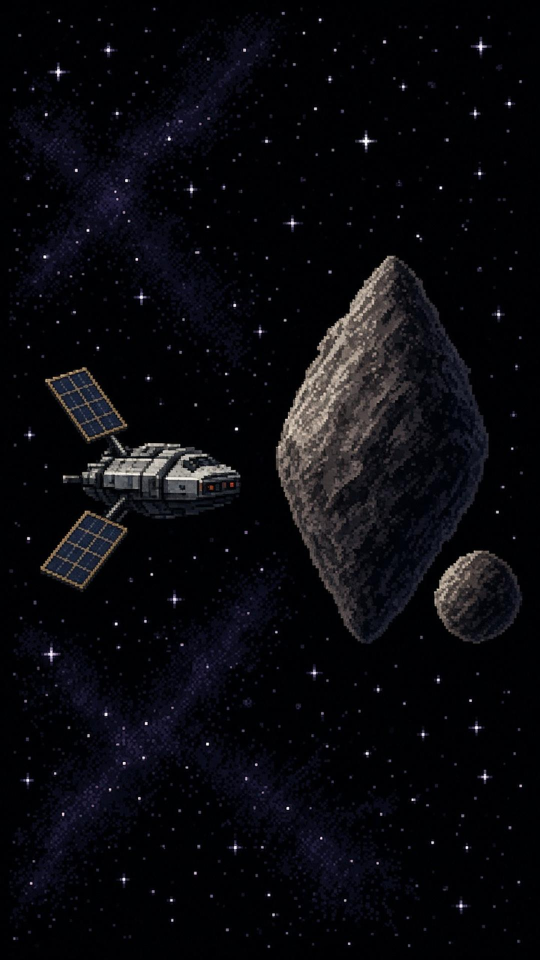
#> input picture proyectos/2026-11-16_hera-didymos/frames/scene_001.jpg, 1080 x 1920 px (shown at 1/2 size)
$ python -i frames.py   (imports and definitions only)
#> lines starting #> are read from the running program, lines starting #| are printed output that depends on the picture
import json, os, sys, urllib.request, time
from PIL import Image, ImageFilter, ImageEnhance
from commons import search, UA
from specs import SPECS
W,H=1080,1920
def prep(src, dst):
#> called with dst = 'out.png'
    im=Image.open(src).convert('RGB')
#> im is the input picture: PIL image 1080x1920 RGB; mean R, G, B 10, 9.7, 13.8
    bg=im.copy(); r=max(W/bg.width,H/bg.height); bg=bg.resize((int(bg.width*r)+1,int(bg.height*r)+1))
#> after `r = max(W / bg.width, H / bg.height)`: r = 1
    bg=bg.crop(((bg.width-W)//2,(bg.height-H)//2,(bg.width-W)//2+W,(bg.height-H)//2+H)).filter(ImageFilter.GaussianBlur(40))
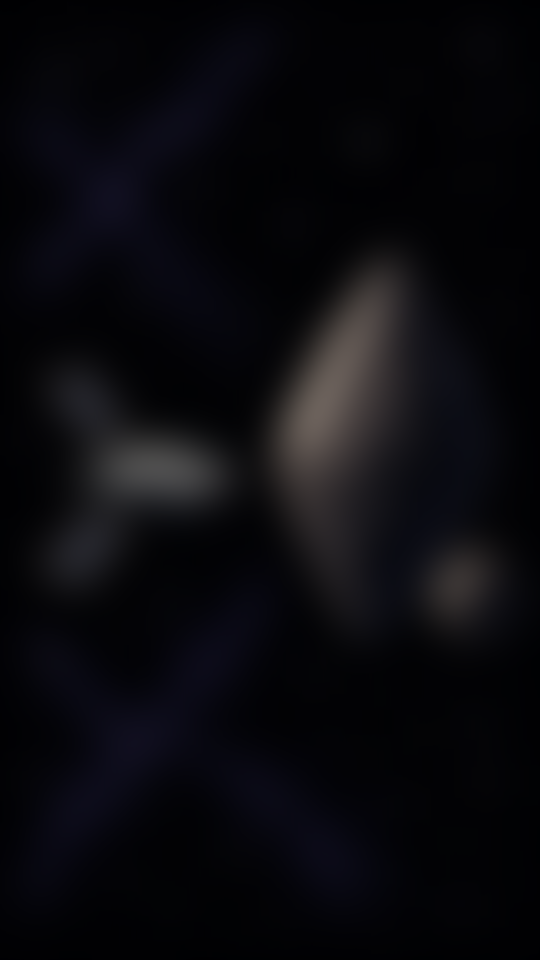
#> bg: PIL image 1080x1920 RGB (shown at 1/2 size); mean R, G, B 10, 9.7, 13.8
    bg=ImageEnhance.Brightness(bg).enhance(0.55)
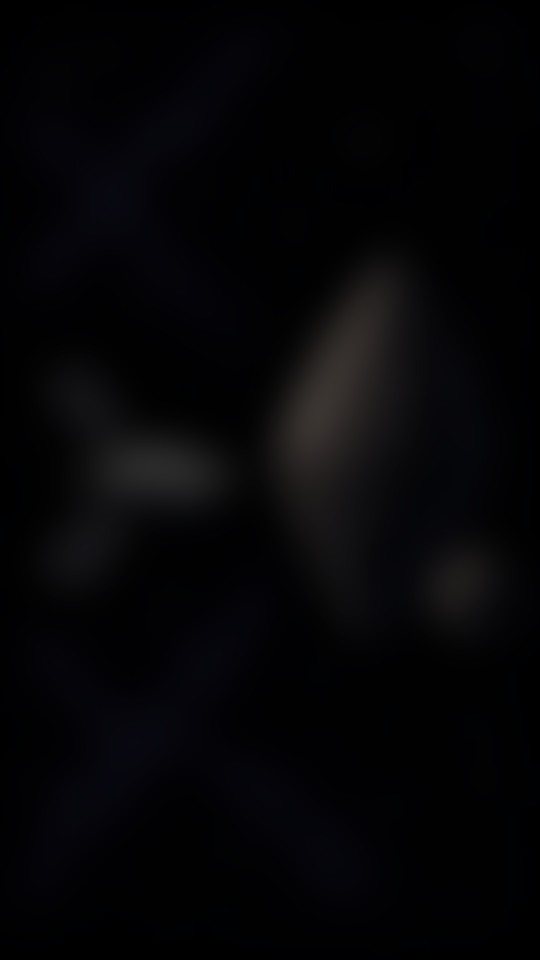
#> bg: PIL image 1080x1920 RGB (shown at 1/2 size); mean R, G, B 5.1, 4.9, 7.1
    # primer plano: ocupar ancho completo; si es vertical, alto hasta 1500
    r=min(W/im.width, 1500/im.height); fg=im.resize((int(im.width*r),int(im.height*r)), Image.LANCZOS)
#> after `r = min(W / im.width, 1500 / im.height)`: r = 0.781
    y=int(H*0.56-fg.height/2); bg.paste(fg,((W-fg.width)//2,max(y,0))); bg.save(dst,quality=92)
#> after `y = int(H * 0.56 - fg.height / 2)`: y = 325
#> after `bg.paste(fg, ((W - fg.width) // 2, max(y, 0)))`:
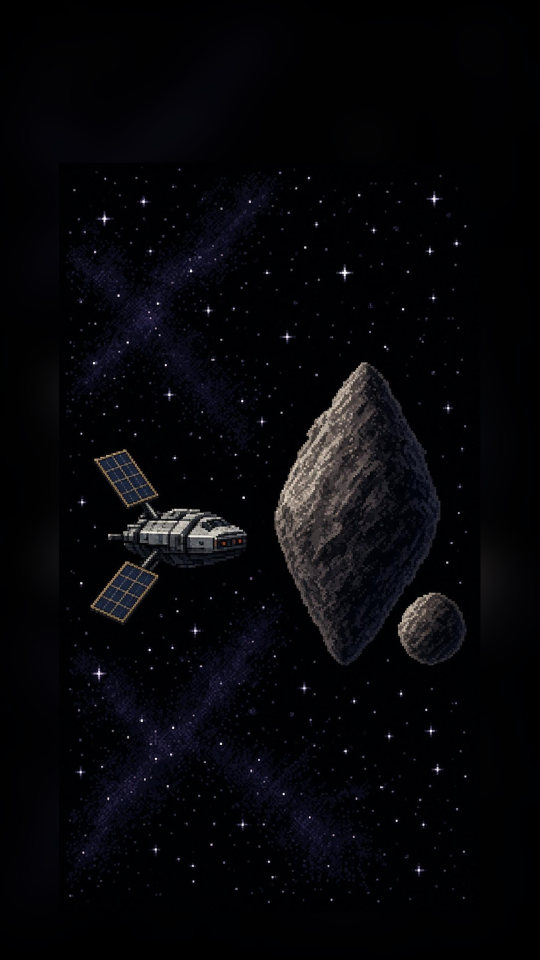
#> bg: PIL image 1080x1920 RGB (shown at 1/2 size); mean R, G, B 6.8, 6.5, 9.8
def run(key, picks=None):
    s=SPECS[key]; out=f'/workspace/capcot_main/proyectos/2026-11-25_rehecho-{s["slug"]}'; os.makedirs(out+'/frames',exist_ok=True); os.makedirs(out+'/raw',exist_ok=True)
    meta={}; mp=out+'/frames/creditos.json'
    if os.path.exists(mp): meta=json.load(open(mp))
    used=set(m['file'] for m in meta.values())
    for i,sc in enumerate(s['scenes']):
        k=f'scene_{i+1:03d}'
        if k in meta and not (picks and k in picks): continue
        q=sc[2]; idx=0
        if picks and k in picks: q,idx=picks[k]
        res=[r for r in search(q) if r['file'] not in used or (picks and k in picks)]
        if not res: print('NO RESULT',key,k,q); continue
        r=res[min(idx,len(res)-1)]
        raw=f'{out}/raw/{k}.jpg'
        for t in range(3):
            try:
                data=urllib.request.urlopen(urllib.request.Request(r['thumb'],headers=UA),timeout=60).read(); open(raw,'wb').write(data); break
            except Exception as e: print('retry',e); time.sleep(3)
        prep(raw, f'{out}/frames/{k}.jpg'); used.add(r['file']); meta[k]=r; print(key,k,r['file'],r['lic'])
    json.dump(meta,open(mp,'w'),ensure_ascii=False,indent=1)
    return out
# [2 lines not run here, left out]

>>> result = prep('../../proyectos/2026-11-16_hera-didymos/frames/scene_001.jpg', 'out.png')

$ run again, on proyectos/2026-11-16_hera-didymos/frames/scene_005.jpg
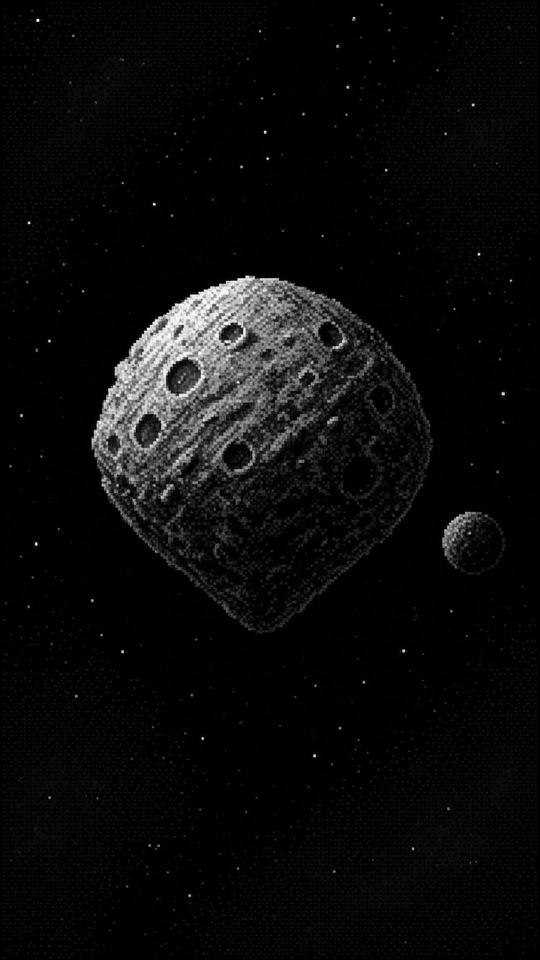
#> input picture proyectos/2026-11-16_hera-didymos/frames/scene_005.jpg, 1080 x 1920 px (shown at 1/2 size)
#> in prep, im is the input picture: PIL image 1080x1920 RGB; mean R, G, B 11.3, 11.3, 11.3
#> in prep, `bg=ImageEnhance.Brightness(bg).enhance(0.55)`:
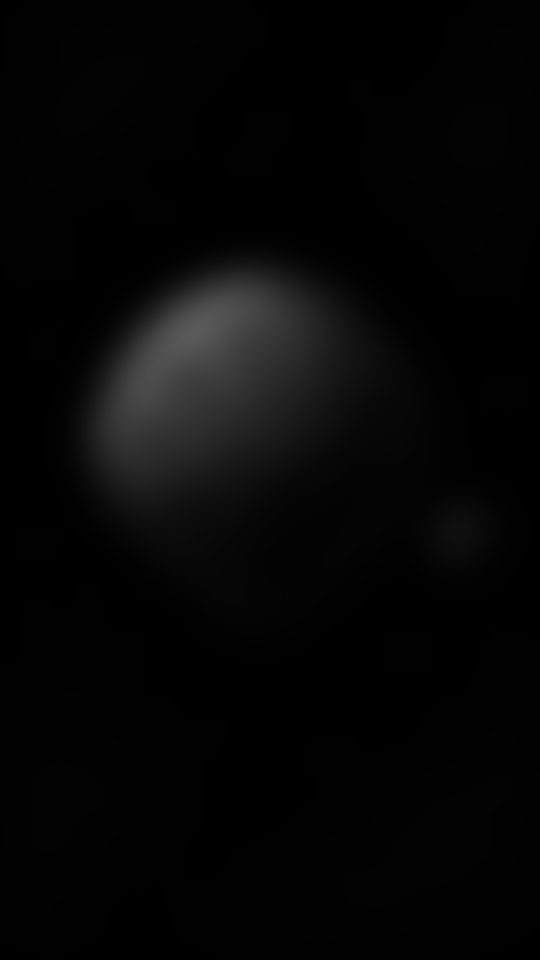
#> bg: PIL image 1080x1920 RGB (shown at 1/2 size); mean R, G, B 5.8, 5.8, 5.8
#> in prep, `bg.paste(fg, ((W - fg.width) // 2, max(y, 0)))`:
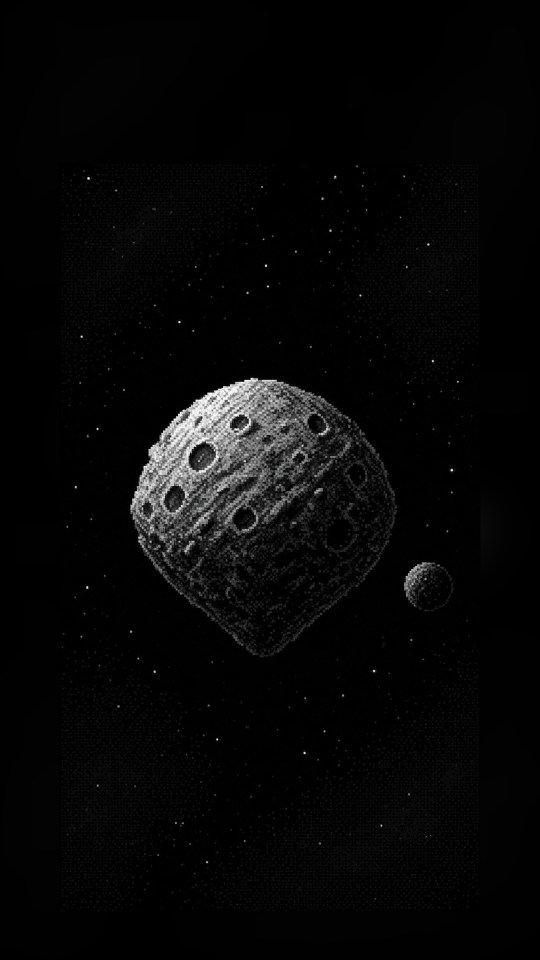
#> bg: PIL image 1080x1920 RGB (shown at 1/2 size); mean R, G, B 7.3, 7.3, 7.3

$ run again, on proyectos/2026-11-16_hera-didymos/frames/scene_006.jpg
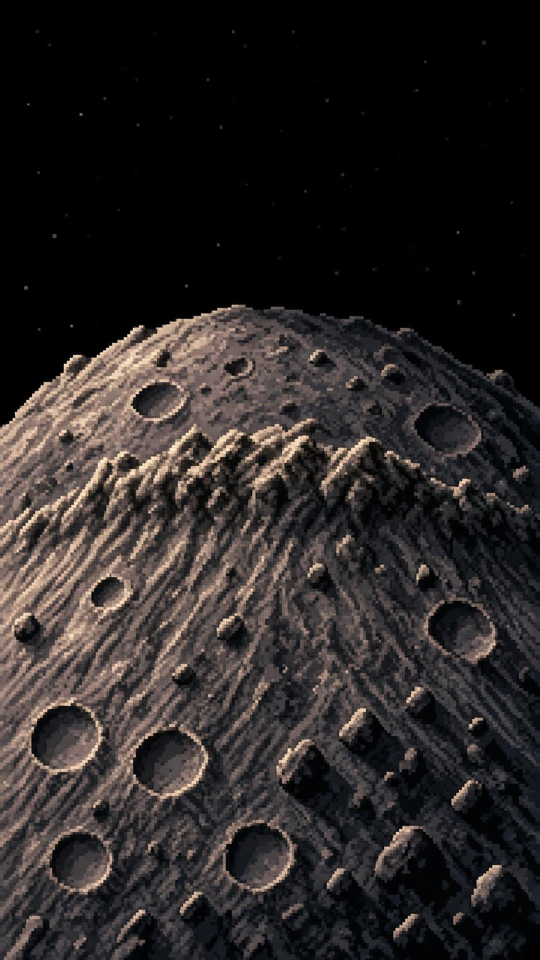
#> input picture proyectos/2026-11-16_hera-didymos/frames/scene_006.jpg, 1080 x 1920 px (shown at 1/2 size)
#> in prep, im is the input picture: PIL image 1080x1920 RGB; mean R, G, B 43.2, 38.9, 38.2
#> in prep, `bg=ImageEnhance.Brightness(bg).enhance(0.55)`:
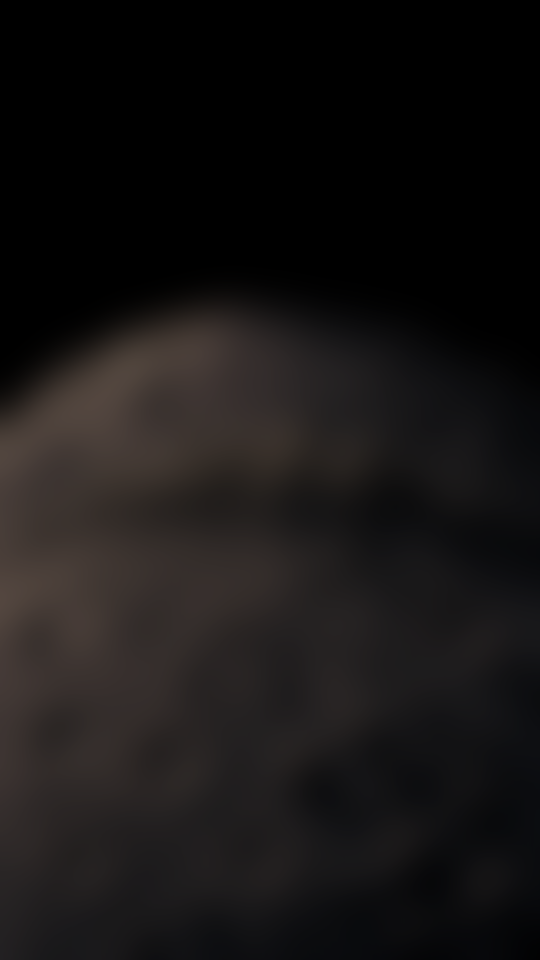
#> bg: PIL image 1080x1920 RGB (shown at 1/2 size); mean R, G, B 23.4, 21, 20.7
#> in prep, `bg.paste(fg, ((W - fg.width) // 2, max(y, 0)))`:
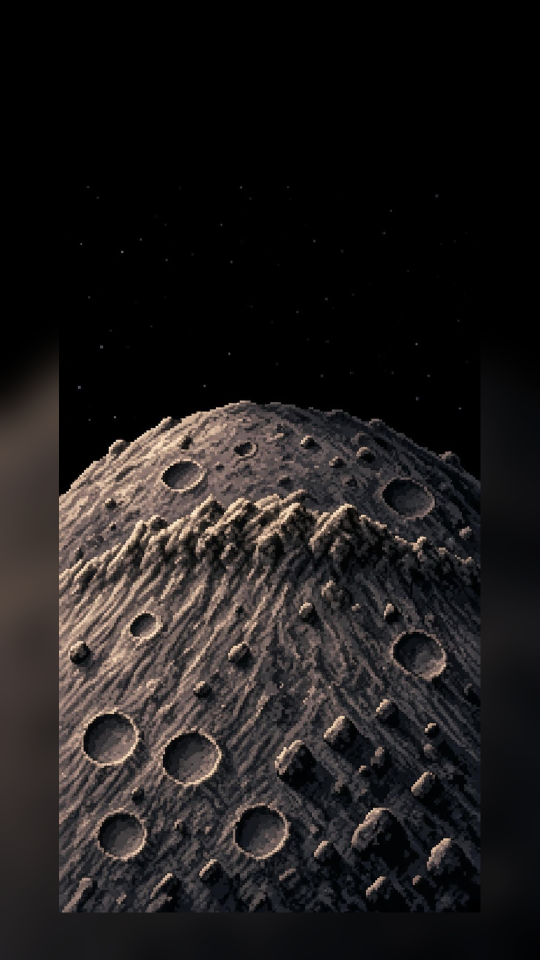
#> bg: PIL image 1080x1920 RGB (shown at 1/2 size); mean R, G, B 31.7, 28.5, 28.2

$ run again, on proyectos/2026-11-16_hera-didymos/frames/scene_007.jpg
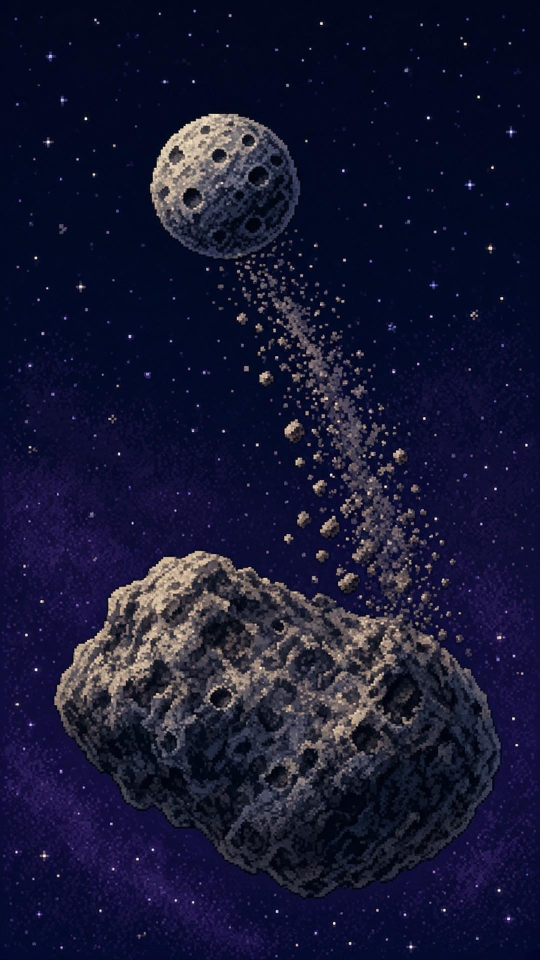
#> input picture proyectos/2026-11-16_hera-didymos/frames/scene_007.jpg, 1080 x 1920 px (shown at 1/2 size)
#> in prep, im is the input picture: PIL image 1080x1920 RGB; mean R, G, B 23.2, 23.8, 51.6
#> in prep, `bg=ImageEnhance.Brightness(bg).enhance(0.55)`:
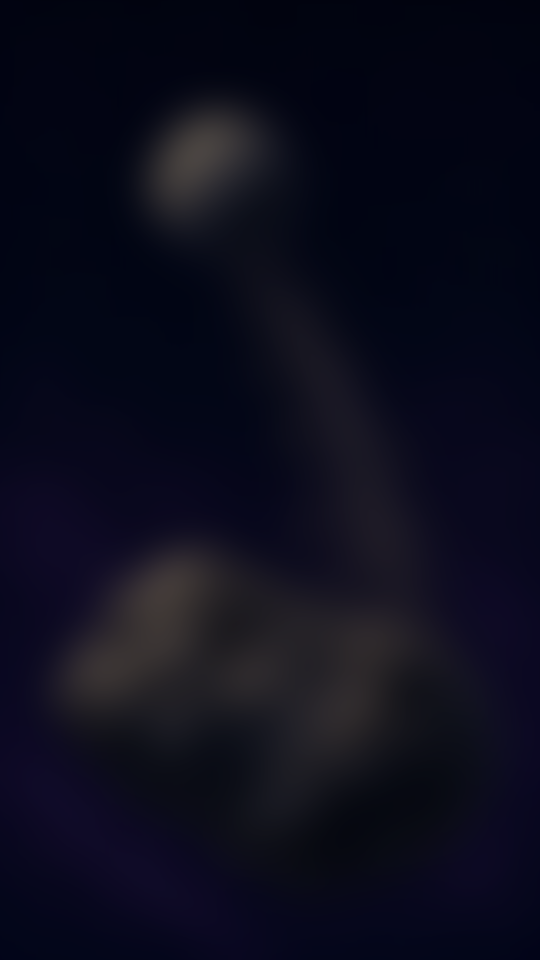
#> bg: PIL image 1080x1920 RGB (shown at 1/2 size); mean R, G, B 12.2, 12.6, 27.9
#> in prep, `bg.paste(fg, ((W - fg.width) // 2, max(y, 0)))`:
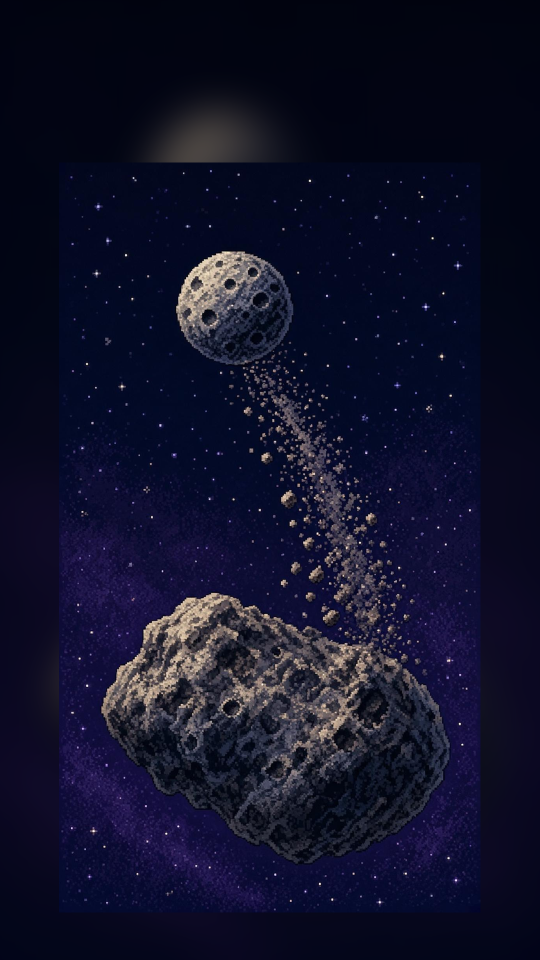
#> bg: PIL image 1080x1920 RGB (shown at 1/2 size); mean R, G, B 16.7, 17.4, 41.2
